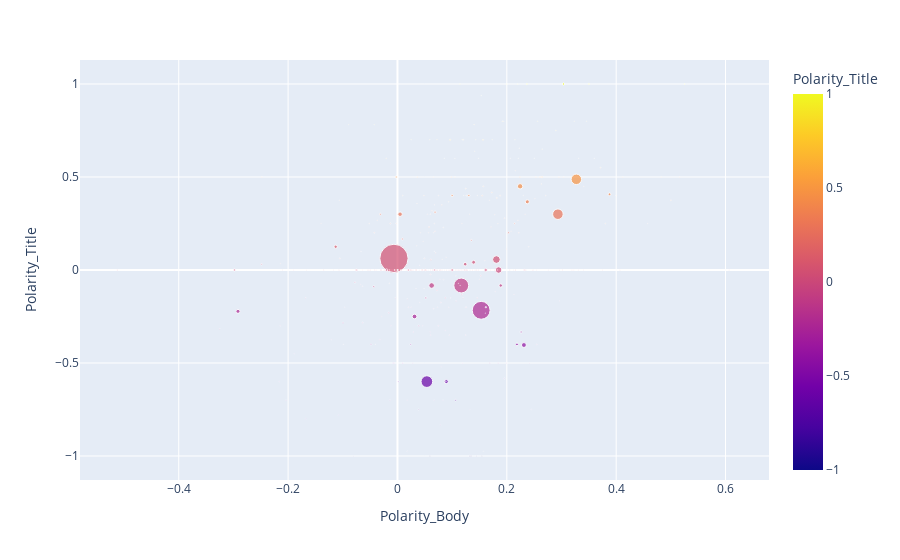

Notebook code for this chart:
### Code cell
import plotly.express as px

df = data

fig = px.scatter(df, x="Polarity_Body", y="Polarity_Title" , color='Polarity_Title', size="helpful")
fig.show()

### Figure 1 — Plotly figure (JSON) as saved in the notebook; plotly's stock layout.template omitted (floating-point values rounded to 4 significant figures; data arrays with more than 128 entries replaced by an {"elided": "..."} marker saying what was removed)
{"data": [{"hovertemplate": "Polarity_Body=%{x}<br>Polarity_Title=%{marker.color}<br>helpful=%{marker.size}<extra></extra>", "legendgroup": "", "marker": {"color": {"elided": "986 float values"}, "coloraxis": "coloraxis", "size": {"elided": "986 int values"}, "sizemode": "area", "sizeref": 10.44, "symbol": "circle"}, "mode": "markers", "name": "", "orientation": "v", "showlegend": false, "type": "scatter", "x": {"elided": "986 float values"}, "xaxis": "x", "y": {"elided": "986 float values"}, "yaxis": "y"}], "layout": {"coloraxis": {"colorbar": {"title": {"text": "Polarity_Title"}}, "colorscale": [[0, "#0d0887"], [0.1111, "#46039f"], [0.2222, "#7201a8"], [0.3333, "#9c179e"], [0.4444, "#bd3786"], [0.5556, "#d8576b"], [0.6667, "#ed7953"], [0.7778, "#fb9f3a"], [0.8889, "#fdca26"], [1, "#f0f921"]]}, "legend": {"itemsizing": "constant", "tracegroupgap": 0}, "margin": {"t": 60}, "xaxis": {"anchor": "y", "domain": [0, 1], "title": {"text": "Polarity_Body"}}, "yaxis": {"anchor": "x", "domain": [0, 1], "title": {"text": "Polarity_Title"}}}}
